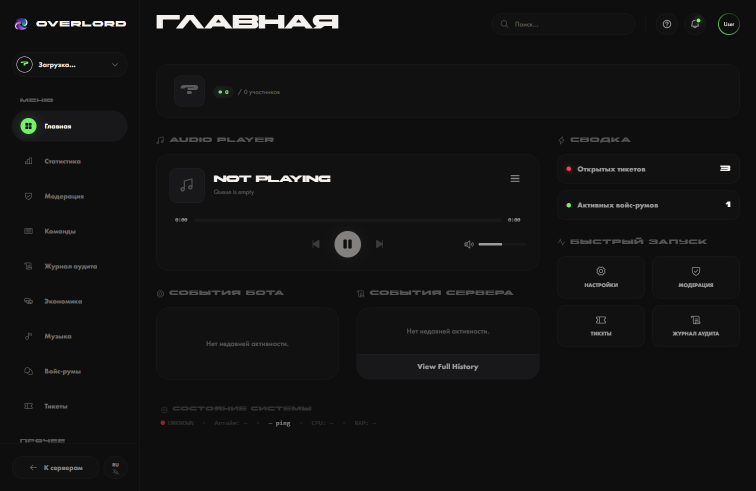
#> input picture docs/video-artifacts/dashboard-hub.png, 1512 x 982 px (shown at 1/2 size)
$ python render_overlord_video.py
#> lines starting #> are read from the running program, lines starting #| are printed output that depends on the picture; after the words box and inside, x2 and y2 are one past the last pixel; in counts of white or black regions, pixels touching at a corner belong together
from __future__ import annotations

import math
import os
import shutil
import subprocess
import sys
from pathlib import Path

from PIL import Image, ImageDraw, ImageFilter, ImageFont


ROOT = Path(__file__).resolve().parents[2]
OUT_DIR = Path(__file__).resolve().parent
OUTPUT = OUT_DIR / "overlord-video-card.mp4"

W, H = 1920, 1080
FPS = 24
DURATION = 15.0
TOTAL_FRAMES = int(FPS * DURATION)

BG = (6, 6, 6, 255)
SURFACE = (17, 17, 17, 238)
SURFACE_2 = (24, 24, 27, 238)
LINE = (244, 241, 238, 22)
TEXT = (244, 241, 238, 255)
TEXT_2 = (244, 241, 238, 168)
TEXT_3 = (244, 241, 238, 92)
GREEN = (117, 241, 106, 255)
GREEN_SOFT = (117, 241, 106, 42)
VIOLET = (143, 94, 255, 255)
RED = (244, 63, 94, 255)
WARN = (245, 158, 11, 255)


def asset(*parts: str) -> Path:
    return ROOT.joinpath(*parts)


FONT_DIR = asset("dashboard", "fonts")
FUTURA_BOOK = FONT_DIR / "FuturaCyrillicBook.ttf"
FUTURA_MEDIUM = FONT_DIR / "FuturaCyrillicMedium.ttf"
FUTURA_DEMI = FONT_DIR / "FuturaCyrillicDemi.ttf"
FUTURA_BOLD = FONT_DIR / "FuturaCyrillicBold.ttf"
FUTURA_HEAVY = FONT_DIR / "FuturaCyrillicHeavy.ttf"
AKONY = FONT_DIR / "AKONY.ttf"


def font(path: Path, size: int) -> ImageFont.FreeTypeFont:
    return ImageFont.truetype(str(path), size)


F = {
    "body": lambda s: font(FUTURA_BOOK, s),
    "medium": lambda s: font(FUTURA_MEDIUM, s),
    "demi": lambda s: font(FUTURA_DEMI, s),
    "bold": lambda s: font(FUTURA_BOLD, s),
    "heavy": lambda s: font(FUTURA_HEAVY, s),
    "akony": lambda s: font(AKONY, s),
}


def clamp(v: float, lo: float = 0.0, hi: float = 1.0) -> float:
    return max(lo, min(hi, v))


def smooth(v: float) -> float:
    v = clamp(v)
    return v * v * (3 - 2 * v)


def ease_out(v: float) -> float:
    v = clamp(v)
    return 1 - (1 - v) ** 3


def lerp(a: float, b: float, t: float) -> float:
    return a + (b - a) * t


def rgba(color: tuple[int, int, int, int], alpha: float) -> tuple[int, int, int, int]:
    return color[:3] + (int(color[3] * clamp(alpha)),)


# [7 lines left out: function apply_opacity, not called in this run]


def cover(im: Image.Image, size: tuple[int, int], offset_y: float = 0.5) -> Image.Image:
    im = im.convert("RGBA")
    sw, sh = size
    iw, ih = im.size
    scale = max(sw / iw, sh / ih)
    nw, nh = int(iw * scale), int(ih * scale)
    resized = im.resize((nw, nh), Image.Resampling.LANCZOS)
    left = (nw - sw) // 2
    top = int((nh - sh) * clamp(offset_y))
    return resized.crop((left, top, left + sw, top + sh))


# [6 lines left out: function contain, not called in this run]


def rounded_mask(size: tuple[int, int], radius: int) -> Image.Image:
    mask = Image.new("L", size, 0)
    ImageDraw.Draw(mask).rounded_rectangle((0, 0, size[0] - 1, size[1] - 1), radius=radius, fill=255)
    return mask


def make_panel(
    im: Image.Image,
    size: tuple[int, int],
    radius: int = 34,
    crop_offset_y: float = 0.5,
    border: tuple[int, int, int, int] = LINE,
) -> Image.Image:
    body = cover(im, size, crop_offset_y)
    mask = rounded_mask(size, radius)
    pad = 42
    panel = Image.new("RGBA", (size[0] + pad * 2, size[1] + pad * 2), (0, 0, 0, 0))
    shadow = Image.new("L", size, 0)
    ImageDraw.Draw(shadow).rounded_rectangle((0, 0, size[0] - 1, size[1] - 1), radius=radius, fill=210)
    shadow = shadow.filter(ImageFilter.GaussianBlur(24))
    panel.paste((0, 0, 0, 150), (pad, pad + 12), shadow)
    panel.paste(body, (pad, pad), mask)
    d = ImageDraw.Draw(panel)
    d.rounded_rectangle((pad, pad, pad + size[0] - 1, pad + size[1] - 1), radius=radius, outline=border, width=2)
    return panel


def paste_panel(frame: Image.Image, panel: Image.Image, x: int, y: int, alpha: float = 1.0) -> None:
    img = apply_opacity(panel, alpha)
    frame.alpha_composite(img, (x - 42, y - 42))


def radial_glow(base: Image.Image, xy: tuple[int, int], radius: int, color: tuple[int, int, int], alpha: int) -> None:
#> called with xy = (250, 70), radius = 520, color = (117, 241, 106), alpha = 34
    layer = Image.new("RGBA", (W, H), (0, 0, 0, 0))
#> layer: PIL image 1920x1080 RGBA; every value is 0
    d = ImageDraw.Draw(layer)
    x, y = xy
    d.ellipse((x - radius, y - radius, x + radius, y + radius), fill=color + (alpha,))
    layer = layer.filter(ImageFilter.GaussianBlur(radius // 3))
    base.alpha_composite(layer)


def make_base() -> Image.Image:
    base = Image.new("RGBA", (W, H), BG)
    radial_glow(base, (250, 70), 520, GREEN[:3], 34)
    radial_glow(base, (1680, 90), 520, VIOLET[:3], 32)
    radial_glow(base, (1580, 980), 460, GREEN[:3], 18)
    d = ImageDraw.Draw(base)
    for x in range(0, W + 1, 96):
        d.line((x, 0, x, H), fill=(244, 241, 238, 10), width=1)
    for y in range(0, H + 1, 96):
        d.line((0, y, W, y), fill=(244, 241, 238, 8), width=1)
    overlay = Image.new("RGBA", (W, H), (0, 0, 0, 70))
    base.alpha_composite(overlay)
    return base


def load_image(path: Path, fallback: tuple[int, int] = (1512, 982)) -> Image.Image:
#> called with fallback = (1512, 982)
    if path.exists():
        return Image.open(path).convert("RGBA")
    return Image.new("RGBA", fallback, (17, 17, 17, 255))


def find_logo_png() -> Path | None:
    candidates = list(asset("dashboard", "public", "_ds").glob("**/assets/logo-color.png"))
    if candidates:
        return candidates[0]
    direct = asset("dashboard", "public", "logos", "logo-color.png")
    return direct if direct.exists() else None


BASE_BG = make_base()
HUB = load_image(OUT_DIR / "dashboard-hub.png")
STATS = load_image(OUT_DIR / "dashboard-stats.png")
#> call 2 of load_image, with fallback = (1512, 982)
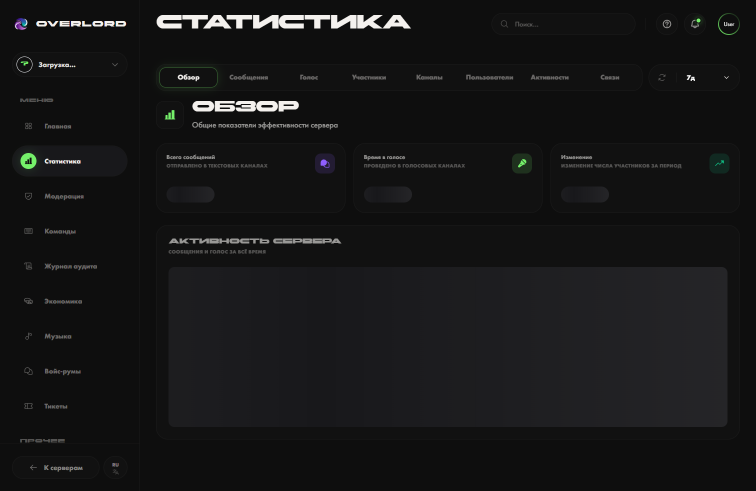
#> input picture docs/video-artifacts/dashboard-stats.png, 1512 x 982 px (shown at 1/2 size)
MODERATION = load_image(OUT_DIR / "dashboard-moderation.png")
#> call 3 of load_image, with fallback = (1512, 982)
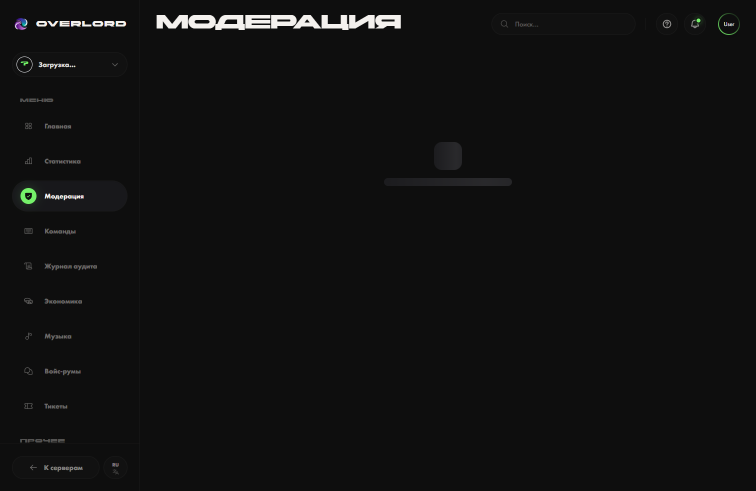
#> input picture docs/video-artifacts/dashboard-moderation.png, 1512 x 982 px (shown at 1/2 size)
TICKETS = load_image(OUT_DIR / "dashboard-tickets.png")
#> call 4 of load_image, with fallback = (1512, 982)
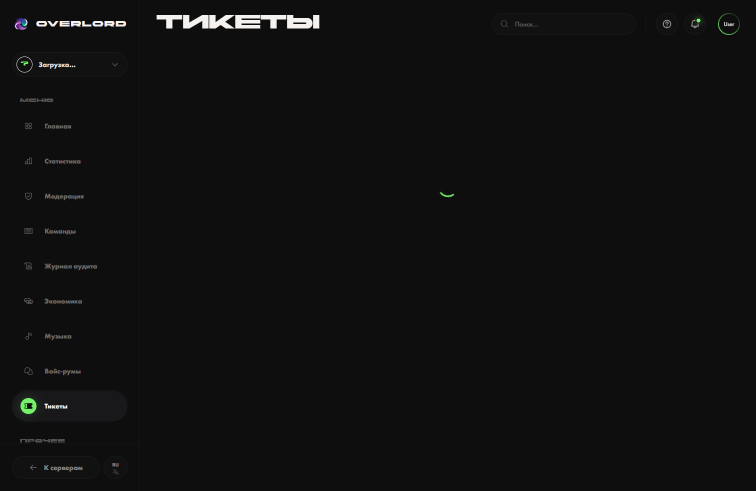
#> input picture docs/video-artifacts/dashboard-tickets.png, 1512 x 982 px (shown at 1/2 size)
LANDING = load_image(asset("docs", "audit-artifacts", "landing-hero-desktop-1512x982.png"))
MODULES = load_image(asset("docs", "audit-artifacts", "finalcheck-modules-desktop-1512x982.png"))

LOGO_PATH = find_logo_png()
LOGO = Image.open(LOGO_PATH).convert("RGBA") if LOGO_PATH else Image.new("RGBA", (128, 128), (117, 241, 106, 255))
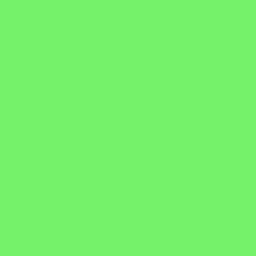
#> LOGO: PIL image 128x128 RGBA (shown 2 times larger); mean R, G, B, A 117, 241, 106, 255

HUB_PANEL = make_panel(HUB, (1140, 742), radius=34, crop_offset_y=0.38)
#> in rounded_mask, `mask = Image.new("L", size, 0)`: mask: PIL image 1140x742 L; every value is 0
#> in rounded_mask, `ImageDraw.Draw(mask).rounded_rectangle((0, 0, size[0] - 1, size[1] - 1..`:
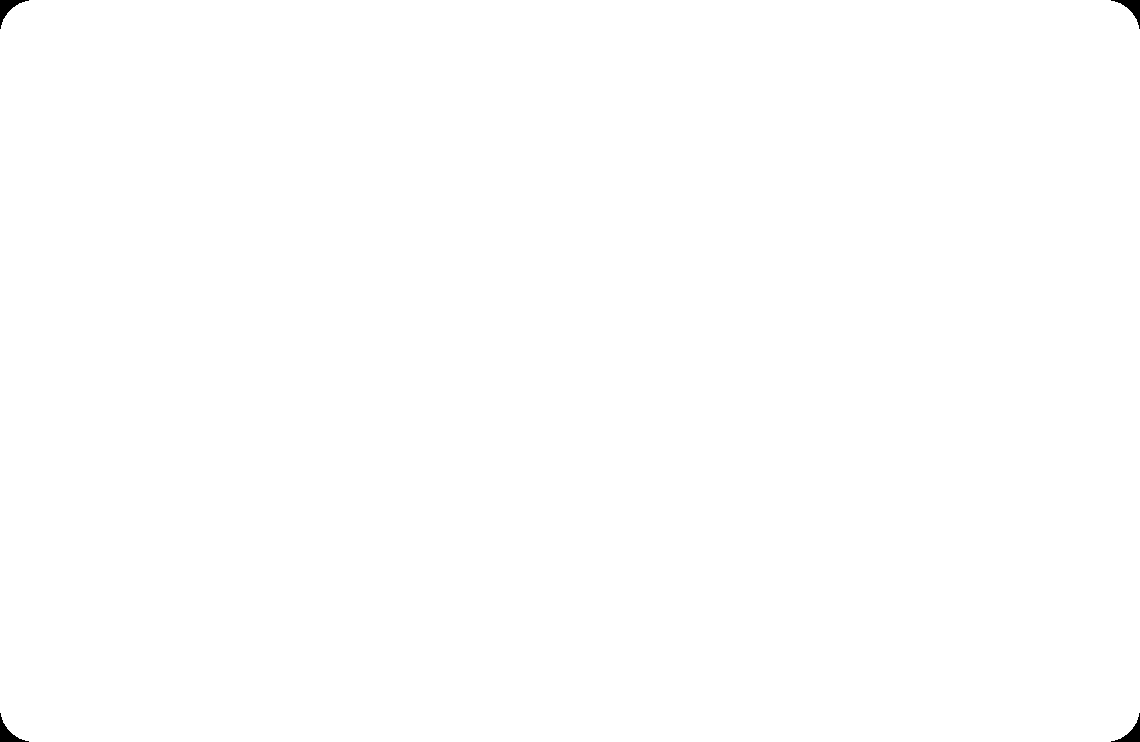
#> mask: PIL image 1140x742 L; 99.9% white; 4 black regions, box (x1, y1, x2, y2) and area: (0, 0, 29, 29) 260, (1111, 0, 1140, 29) 260, (0, 713, 29, 742) 260, (1111, 713, 1140, 742) 260
#> in make_panel, `panel = Image.new("RGBA", (size[0] + pad * 2, size[1] + pad * 2), (0, ..`: panel: PIL image 1224x826 RGBA; every value is 0
#> in make_panel, `shadow = shadow.filter(ImageFilter.GaussianBlur(24))`:
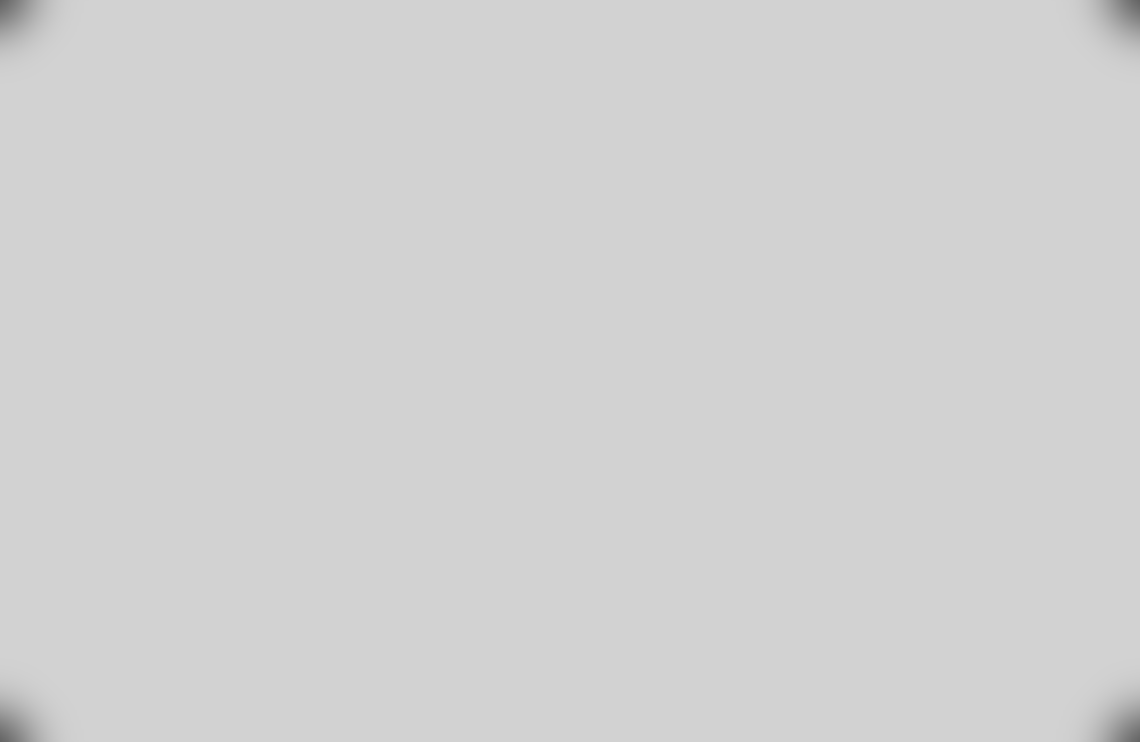
#> shadow: PIL image 1140x742 L; min 101, max 210, mean 209.5
STATS_PANEL = make_panel(STATS, (1130, 735), radius=34, crop_offset_y=0.34)
#> call 2 of make_panel, with size = (1130, 735), radius = 34, crop_offset_y = 0.34, border = (244, 241, 238, 22)
#> in rounded_mask (call 2), `mask = Image.new("L", size, 0)`: mask: PIL image 1130x735 L; every value is 0
#> in rounded_mask (call 2), `ImageDraw.Draw(mask).rounded_rectangle((0, 0, size[0] - 1, size[1] - 1..`: mask: PIL image 1130x735 L; 99.9% white; 4 black regions, box (x1, y1, x2, y2) and area: (0, 0, 29, 29) 260, (1101, 0, 1130, 29) 260, (0, 706, 29, 735) 260, (1101, 706, 1130, 735) 260
#> in make_panel (call 2), `panel = Image.new("RGBA", (size[0] + pad * 2, size[1] + pad * 2), (0, ..`: panel: PIL image 1214x819 RGBA; every value is 0
#> in make_panel (call 2), `panel.paste(body, (pad, pad), mask)`:
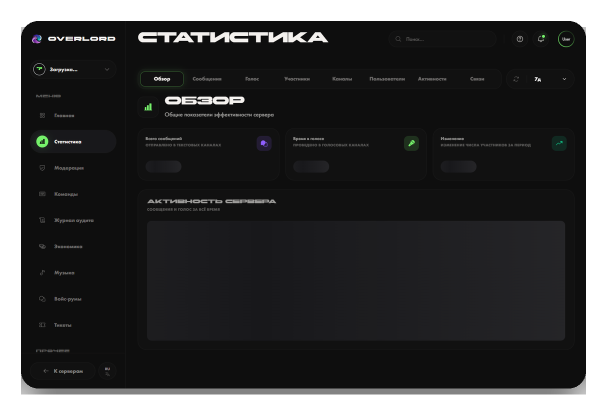
#> panel: PIL image 1214x819 RGBA (shown at 1/2 size); mean R, G, B, A 18.5, 18.6, 19.1, 214.4; transparent parts drawn white
LANDING_PANEL = make_panel(LANDING, (1120, 730), radius=34, crop_offset_y=0.18)
#> in rounded_mask (call 3), `mask = Image.new("L", size, 0)`: mask: PIL image 1120x730 L; every value is 0
#> in rounded_mask (call 3), `ImageDraw.Draw(mask).rounded_rectangle((0, 0, size[0] - 1, size[1] - 1..`: mask: PIL image 1120x730 L; 99.9% white; 4 black regions, box (x1, y1, x2, y2) and area: (0, 0, 29, 29) 260, (1091, 0, 1120, 29) 260, (0, 701, 29, 730) 260, (1091, 701, 1120, 730) 260
#> in make_panel (call 3), `panel = Image.new("RGBA", (size[0] + pad * 2, size[1] + pad * 2), (0, ..`: panel: PIL image 1204x814 RGBA; every value is 0
MODULES_PANEL = make_panel(MODULES, (980, 640), radius=34, crop_offset_y=0.4)

HUB_BG = cover(HUB, (W, H), 0.35).filter(ImageFilter.GaussianBlur(12))
LANDING_BG = cover(LANDING, (W, H), 0.2).filter(ImageFilter.GaussianBlur(8))
MODULES_BG = cover(MODULES, (W, H), 0.35).filter(ImageFilter.GaussianBlur(10))


# [288 lines left out: functions draw_text_block, wrap_text, draw_pill, draw_card, draw_line_chart, draw_discord_like and 4 more, not called in this run]


SCENES = [
    (0.0, 3.4, scene_chaos),
    (3.1, 6.4, scene_solution),
    (6.1, 11.1, scene_product),
    (10.8, 15.0, scene_cta),
]


def visibility(t: float, start: float, end: float, fade: float = 0.42) -> float:
    return smooth((t - start) / fade) * smooth((end - t) / fade)


# [9 lines left out: function render_frame, not called in this run]


def ffmpeg_path() -> str:
    env_path = os.environ.get("FFMPEG_PATH")
    if env_path and Path(env_path).exists():
        return env_path
    bundled = asset("tmp", "video-tools", "node_modules", "ffmpeg-static", "ffmpeg.exe")
    if bundled.exists():
        return str(bundled)
    found = shutil.which("ffmpeg")
    if found:
        return found
#> (the run stopped early here; a loop or call above may not have finished)
